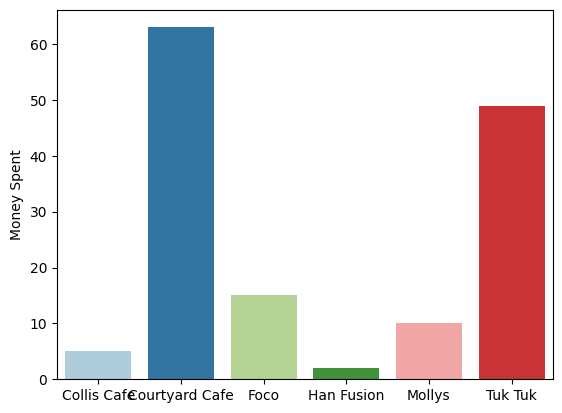

Reproduce this figure in Python.
# Viz.py
# Class with functions for creating visualizations of Kitchen Nightmares data
# Arjun Srinivasan, May 21 2020
# 
# Here's an exmaple to demostrate how to use it.
# 
#       myviz = Viz()                       # instantiate a Viz object
#       myviz.viz_user_spending(data)       # call the appropriate viz method (could use one of other three)
#       # Do something with "viz.png"       # note that visualization is saved as "viz.png" in the current directory
#
# Imports for basic visualizations
import re
import matplotlib
matplotlib.use("TkAgg")
import matplotlib.pyplot as plt
import seaborn as sns
__name__ = "viz"

# Ended up not using map-based visualizations:

# Imports for map-based viz - 1
# import geopandas as gpd

# Imports for map-based viz - 2
# import geoviews as gv
# import geoviews.title_sources as gvts
# from geoviews import dim, opts
# gv.extension('bokeh')

# Constants for maps
# get longitude, latitude
# loc_foco = [43.703022, -72.291034]
# loc_hop = []
# loc_lous = [43.702674, -72.289859]
# loc_pine = [43.702224, -72.289156]

class Viz:
    pass

    # Generic object initialization
    def __init__(self):
        pass

    '''
    Function to parse JSON string and return X and Y lists representing data values.
    Input:
        jsonstring - JSON string with the relevant data
        type - 'f' if float data, 'i' if int data
    Output: 
        X = X data (RestaurantNames or FoodNames)
        Y = Y data (MoneySpent, MealCount, FoodCount, or FoodRevenue)
    '''
    def customJSONparse(self, jsonstring, type):
        X = []
        Y = []
        if (jsonstring[0] != "["):
            print("JSON Parse error: no open bracket [")
        else:
            items = re.split("{",jsonstring)
            for i in range(0,len(items)):
                attrs = re.split(",", items[i])
                for j in range(0,len(attrs)):
                    if ((i > 0) and ((j == 0) or (j == 1))):
                        ones = re.split("'",attrs[j])
                        if j == 0:
                            if type == 'r':
                                ys = re.findall("\d+",ones[2])
                                Y.append(ys[0])
                            else:
                                X.append(ones[3])
                        elif j == 1:
                            if type == 'f':
                                ys = re.findall("\d+",ones[2])
                            elif type == 'r':
                                X.append(ones[3])
                            else:
                                ys = re.findall("\d+",ones[2])
                            if type != 'r':
                                Y.append(ys[0])
        print(X,Y)
        # print(type(Y[0]))
        return X,Y

    '''
    Function to create bar graph ("viz.png") of restaurants weighted by sum of money spent at each restaurant.
    Input: 
     X = restaurants
     Y = sum of money spent at each restaurant 
    Output: Bar graph (see above)
    '''
    # Input:
    def viz_user_spending(self, data):

        # Convert JSON data to Python list
        X,Y = self.customJSONparse(data,'f')

        # Plot
        sns.set_palette("Paired")
        ax = sns.barplot(X, Y)
        ax.set(ylabel='Money Spent')

        #plt.show()
        plt.savefig('viz.png',bbox_inches='tight')  # Save the final pie chart
        plt.clf()

        return

    '''
    Function to create bar graph ("viz.png") of restaurants weighted by frequency of meals at each restaurant.
    Input: 
     X = restaurants
     Y = number of meals at each restaurant 
    Output: Bar graph (above)
    '''
    def viz_user_freq(self, data):

        # Convert JSON data to Python list (fill in later)
        X,Y = self.customJSONparse(data,'i')

        # Plot
        sns.set_palette("Paired")
        ax = sns.barplot(X, Y)
        ax.set(ylabel='No. of Meals')

        #plt.show()
        plt.savefig('viz.png',bbox_inches='tight')  # Save the final pie chart
        plt.clf()

        return

    '''
    Function to create visualization ("viz.png") of food items weighted by number purchased.
    Input: 
     X = food items
     Y = number of purchases of each food item 
    Output: Pie chart percent of revenue each food item brings in
    '''
    def viz_rez_quantity(self, data):

        # Convert JSON data to Python list
        labels,wedges = self.customJSONparse(data, 'i')

        # Consider removing foods that never have been purchased

        sns.set_palette("Paired")
        plt.pie(wedges, labels=labels, labeldistance=None, shadow=True, startangle=90)
        # Removed options: autopct=lambda p: '{:.1f}%'.format(round(p)) if p > 0 else ''
        plt.axis('equal')   # Equal aspect ratio (pie drawn as a circle)
        plt.legend(loc="best")
        plt.title("Relative quantities of each food purchased")

        #plt.show()
        plt.savefig('viz.png',bbox_inches='tight')  # Save the final pie chart
        plt.clf()

        return 

    '''
    Function to create visualization ("viz.png") of food items weighted by total sum of money spent on food item.
    Input: 
     X = food items
     Y = total sum of money spent on that food item 
    Output: Pie chart percent of revenue each food item brings in
    '''
    def viz_rest_money(self, data):

        # Convert JSON data to Python list
        labels,wedges = self.customJSONparse(data, 'f')

        # Consider removing foods that have zero money spent on them

        sns.set_palette("Paired")
        plt.pie(wedges, labels=labels, labeldistance=None, shadow=True, startangle=90)
        # Removed options: autopct=lambda p: '{:.1f}%'.format(round(p)) if p > 0 else ''
        plt.axis('equal')   # Equal aspect ratio (pie drawn as a circle)
        plt.legend(loc="best")
        plt.title("Share of money spent on each food")

        #plt.show()
        plt.savefig('viz.png',bbox_inches='tight')  # Save the final pie chart
        plt.clf()

        return 

# # Testing!

# # Raw data to visualize
# data_1 = [["Indian Rest 1", "Indian Rest 2", "Indian Rest 3"], [100.35,22.67,36.34]]
# data_2 = [["Indian Rest 1", "Indian Rest 2", "Indian Rest 3"], [30,25,69]]
# data_3 = [["Naan","Dosa","Paneer","Bhatura","Butter chicken","Chana masala","Chaat"],[1,5,3,4,0,2,6]]
# data_4 = [["Naan","Dosa","Paneer","Bhatura","Butter chicken","Chana masala","Chaat"],[85.30,60.25,12.53,4.56,0,40.30,20.05]]

# # JSON strings passed into viz.py
# array of [ { RestaurantName, MoneySpent } ... ]
# array of [ { RestaurantName, MealCount } ... ]
# array of [ { FoodName, FoodCount } ... ]
# array of [ { FoodName, FoodRevenue } ... ]

# # Example JSON string data to visualize
# data_1 = [{'RestaurantName': 'Courtyard Cafe', 'MoneySpent': 14.5}, {'RestaurantName': 'Foco', 'MoneySpent': 7.75}]
# data_2 = "[{u'RestaurantName': u'Courtyard Cafe', u'MealCount': 13}, {u'RestaurantName': u'Foco', u'MealCount': 20}]"
# data_3 = "[{u'FoodName': u'Pizza', u'FoodCount': 13}, {u'FoodName': u'Hamburger', u'FoodCount': 20}]"
# data_4 = "[{u'FoodName': u'Pizza Cafe', u'FoodRevenue': 13.87}, {u'FoodName': u'Hamburger', u'FoodRevenue': 84.28}]"

# myviz = Viz()                       # instantiate a Viz object
# # myviz.viz_user_spending(data_1)     # call viz method 1
# myviz.viz_user_freq(data_2)         # call viz method 2
# myviz.viz_rez_quantity(data_3)      # call viz method 3
# myviz.viz_rest_money(data_4)        # call viz method 4